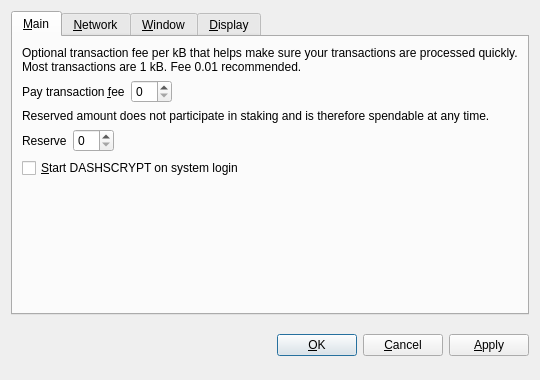
<?xml version="1.0" encoding="UTF-8"?>
<ui version="4.0">
 <class>OptionsDialog</class>
 <widget class="QDialog" name="OptionsDialog">
  <property name="geometry">
   <rect>
    <x>0</x>
    <y>0</y>
    <width>540</width>
    <height>380</height>
   </rect>
  </property>
  <property name="windowTitle">
   <string>Options</string>
  </property>
  <property name="styleSheet">
   <string notr="true">background-image: url(:/images/dashs2);</string>
  </property>
  <property name="modal">
   <bool>true</bool>
  </property>
  <layout class="QVBoxLayout" name="verticalLayout">
   <item>
    <widget class="QTabWidget" name="tabWidget">
     <property name="tabPosition">
      <enum>QTabWidget::North</enum>
     </property>
     <property name="currentIndex">
      <number>0</number>
     </property>
     <widget class="QWidget" name="tabMain">
      <attribute name="title">
       <string>&amp;Main</string>
      </attribute>
      <layout class="QVBoxLayout" name="verticalLayout_Main">
       <item>
        <widget class="QLabel" name="transactionFeeInfoLabel">
         <property name="text">
          <string>Optional transaction fee per kB that helps make sure your transactions are processed quickly. Most transactions are 1 kB. Fee 0.01 recommended.</string>
         </property>
         <property name="textFormat">
          <enum>Qt::PlainText</enum>
         </property>
         <property name="wordWrap">
          <bool>true</bool>
         </property>
        </widget>
       </item>
       <item>
        <layout class="QHBoxLayout" name="horizontalLayoutFee">
         <item>
          <widget class="QLabel" name="transactionFeeLabel">
           <property name="text">
            <string>Pay transaction &amp;fee</string>
           </property>
           <property name="textFormat">
            <enum>Qt::PlainText</enum>
           </property>
           <property name="buddy">
            <cstring>transactionFee</cstring>
           </property>
          </widget>
         </item>
         <item>
          <widget class="BitcoinAmountField" name="transactionFee"/>
         </item>
         <item>
          <spacer name="horizontalSpacerFee">
           <property name="orientation">
            <enum>Qt::Horizontal</enum>
           </property>
           <property name="sizeHint" stdset="0">
            <size>
             <width>40</width>
             <height>20</height>
            </size>
           </property>
          </spacer>
         </item>
        </layout>
       </item>
       <item>
        <widget class="QLabel" name="reserveBalanceInfoLabel">
         <property name="text">
          <string>Reserved amount does not participate in staking and is therefore spendable at any time.</string>
         </property>
         <property name="textFormat">
          <enum>Qt::PlainText</enum>
         </property>
         <property name="wordWrap">
          <bool>true</bool>
         </property>
        </widget>
       </item>
       <item>
        <layout class="QHBoxLayout" name="horizontalLayoutReserveBalance">
         <item>
          <widget class="QLabel" name="reserveBalanceLabel">
           <property name="text">
            <string>Reserve</string>
           </property>
           <property name="textFormat">
            <enum>Qt::PlainText</enum>
           </property>
           <property name="buddy">
            <cstring>reserveBalance</cstring>
           </property>
          </widget>
         </item>
         <item>
          <widget class="BitcoinAmountField" name="reserveBalance"/>
         </item>
         <item>
          <spacer name="horizontalSpacerReserveBalance">
           <property name="orientation">
            <enum>Qt::Horizontal</enum>
           </property>
           <property name="sizeHint" stdset="0">
            <size>
             <width>40</width>
             <height>20</height>
            </size>
           </property>
          </spacer>
         </item>
        </layout>
       </item>
       <item>
        <widget class="QCheckBox" name="bitcoinAtStartup">
         <property name="toolTip">
          <string>Automatically start DASHSCRYPT after logging in to the system.</string>
         </property>
         <property name="text">
          <string>&amp;Start DASHSCRYPT on system login</string>
         </property>
        </widget>
       </item>
       <item>
        <spacer name="verticalSpacer_Main">
         <property name="orientation">
          <enum>Qt::Vertical</enum>
         </property>
         <property name="sizeHint" stdset="0">
          <size>
           <width>20</width>
           <height>40</height>
          </size>
         </property>
        </spacer>
       </item>
      </layout>
     </widget>
     <widget class="QWidget" name="tabNetwork">
      <attribute name="title">
       <string>&amp;Network</string>
      </attribute>
      <layout class="QVBoxLayout" name="verticalLayout_Network">
       <item>
        <widget class="QCheckBox" name="mapPortUpnp">
         <property name="toolTip">
          <string>Automatically open the DASHSCRYPT client port on the router. This only works when your router supports UPnP and it is enabled.</string>
         </property>
         <property name="text">
          <string>Map port using &amp;UPnP</string>
         </property>
        </widget>
       </item>
       <item>
        <widget class="QCheckBox" name="connectSocks">
         <property name="toolTip">
          <string>Connect to the DASHSCRYPT network through a SOCKS proxy (e.g. when connecting through Tor).</string>
         </property>
         <property name="text">
          <string>&amp;Connect through SOCKS proxy:</string>
         </property>
        </widget>
       </item>
       <item>
        <layout class="QHBoxLayout" name="horizontalLayout_Network">
         <item>
          <widget class="QLabel" name="proxyIpLabel">
           <property name="text">
            <string>Proxy &amp;IP:</string>
           </property>
           <property name="textFormat">
            <enum>Qt::PlainText</enum>
           </property>
           <property name="buddy">
            <cstring>proxyIp</cstring>
           </property>
          </widget>
         </item>
         <item>
          <widget class="QValidatedLineEdit" name="proxyIp">
           <property name="maximumSize">
            <size>
             <width>140</width>
             <height>16777215</height>
            </size>
           </property>
           <property name="toolTip">
            <string>IP address of the proxy (e.g. 127.0.0.1)</string>
           </property>
          </widget>
         </item>
         <item>
          <widget class="QLabel" name="proxyPortLabel">
           <property name="text">
            <string>&amp;Port:</string>
           </property>
           <property name="textFormat">
            <enum>Qt::PlainText</enum>
           </property>
           <property name="buddy">
            <cstring>proxyPort</cstring>
           </property>
          </widget>
         </item>
         <item>
          <widget class="QLineEdit" name="proxyPort">
           <property name="maximumSize">
            <size>
             <width>55</width>
             <height>16777215</height>
            </size>
           </property>
           <property name="toolTip">
            <string>Port of the proxy (e.g. 9050)</string>
           </property>
          </widget>
         </item>
         <item>
          <widget class="QLabel" name="socksVersionLabel">
           <property name="text">
            <string>SOCKS &amp;Version:</string>
           </property>
           <property name="textFormat">
            <enum>Qt::PlainText</enum>
           </property>
           <property name="buddy">
            <cstring>socksVersion</cstring>
           </property>
          </widget>
         </item>
         <item>
          <widget class="QValueComboBox" name="socksVersion">
           <property name="toolTip">
            <string>SOCKS version of the proxy (e.g. 5)</string>
           </property>
          </widget>
         </item>
         <item>
          <spacer name="horizontalSpacer_Network">
           <property name="orientation">
            <enum>Qt::Horizontal</enum>
           </property>
           <property name="sizeHint" stdset="0">
            <size>
             <width>40</width>
             <height>20</height>
            </size>
           </property>
          </spacer>
         </item>
        </layout>
       </item>
       <item>
        <spacer name="verticalSpacer_Network">
         <property name="orientation">
          <enum>Qt::Vertical</enum>
         </property>
         <property name="sizeHint" stdset="0">
          <size>
           <width>20</width>
           <height>40</height>
          </size>
         </property>
        </spacer>
       </item>
      </layout>
     </widget>
     <widget class="QWidget" name="tabWindow">
      <attribute name="title">
       <string>&amp;Window</string>
      </attribute>
      <layout class="QVBoxLayout" name="verticalLayout_Window">
       <item>
        <widget class="QCheckBox" name="minimizeToTray">
         <property name="toolTip">
          <string>Show only a tray icon after minimizing the window.</string>
         </property>
         <property name="text">
          <string>&amp;Minimize to the tray instead of the taskbar</string>
         </property>
        </widget>
       </item>
       <item>
        <widget class="QCheckBox" name="minimizeOnClose">
         <property name="toolTip">
          <string>Minimize instead of exit the application when the window is closed. When this option is enabled, the application will be closed only after selecting Quit in the menu.</string>
         </property>
         <property name="text">
          <string>M&amp;inimize on close</string>
         </property>
        </widget>
       </item>
       <item>
        <spacer name="verticalSpacer_Window">
         <property name="orientation">
          <enum>Qt::Vertical</enum>
         </property>
         <property name="sizeHint" stdset="0">
          <size>
           <width>20</width>
           <height>40</height>
          </size>
         </property>
        </spacer>
       </item>
      </layout>
     </widget>
     <widget class="QWidget" name="tabDisplay">
      <attribute name="title">
       <string>&amp;Display</string>
      </attribute>
      <layout class="QVBoxLayout" name="verticalLayout_Display">
       <item>
        <layout class="QHBoxLayout" name="horizontalLayout_1_Display">
         <item>
          <widget class="QLabel" name="langLabel">
           <property name="text">
            <string>User Interface &amp;language:</string>
           </property>
           <property name="textFormat">
            <enum>Qt::PlainText</enum>
           </property>
           <property name="buddy">
            <cstring>lang</cstring>
           </property>
          </widget>
         </item>
         <item>
          <widget class="QValueComboBox" name="lang">
           <property name="toolTip">
            <string>The user interface language can be set here. This setting will take effect after restarting DASHSCRYPT.</string>
           </property>
          </widget>
         </item>
        </layout>
       </item>
       <item>
        <layout class="QHBoxLayout" name="horizontalLayout_2_Display">
         <item>
          <widget class="QLabel" name="unitLabel">
           <property name="text">
            <string>&amp;Unit to show amounts in:</string>
           </property>
           <property name="textFormat">
            <enum>Qt::PlainText</enum>
           </property>
           <property name="buddy">
            <cstring>unit</cstring>
           </property>
          </widget>
         </item>
         <item>
          <widget class="QValueComboBox" name="unit">
           <property name="toolTip">
            <string>Choose the default subdivision unit to show in the interface and when sending coins.</string>
           </property>
          </widget>
         </item>
        </layout>
       </item>
       <item>
        <widget class="QCheckBox" name="displayAddresses">
         <property name="toolTip">
          <string>Whether to show DASHSCRYPT addresses in the transaction list or not.</string>
         </property>
         <property name="text">
          <string>&amp;Display addresses in transaction list</string>
         </property>
        </widget>
       </item>
       <item>
        <widget class="QCheckBox" name="coinControlFeatures">
         <property name="toolTip">
          <string>Whether to show coin control features or not.</string>
         </property>
         <property name="text">
          <string>Display coin &amp;control features (experts only!)</string>
         </property>
        </widget>
       </item>
       <item>
        <spacer name="verticalSpacer_Display">
         <property name="orientation">
          <enum>Qt::Vertical</enum>
         </property>
         <property name="sizeHint" stdset="0">
          <size>
           <width>20</width>
           <height>40</height>
          </size>
         </property>
        </spacer>
       </item>
      </layout>
     </widget>
    </widget>
   </item>
   <item>
    <layout class="QHBoxLayout" name="horizontalLayout_Buttons">
     <item>
      <spacer name="horizontalSpacer_1">
       <property name="orientation">
        <enum>Qt::Horizontal</enum>
       </property>
       <property name="sizeHint" stdset="0">
        <size>
         <width>40</width>
         <height>48</height>
        </size>
       </property>
      </spacer>
     </item>
     <item>
      <widget class="QLabel" name="statusLabel">
       <property name="font">
        <font>
         <weight>75</weight>
         <bold>true</bold>
        </font>
       </property>
       <property name="text">
        <string/>
       </property>
       <property name="textFormat">
        <enum>Qt::PlainText</enum>
       </property>
       <property name="wordWrap">
        <bool>true</bool>
       </property>
      </widget>
     </item>
     <item>
      <spacer name="horizontalSpacer_2">
       <property name="orientation">
        <enum>Qt::Horizontal</enum>
       </property>
       <property name="sizeHint" stdset="0">
        <size>
         <width>40</width>
         <height>48</height>
        </size>
       </property>
      </spacer>
     </item>
     <item>
      <widget class="QPushButton" name="okButton">
       <property name="text">
        <string>&amp;OK</string>
       </property>
      </widget>
     </item>
     <item>
      <widget class="QPushButton" name="cancelButton">
       <property name="text">
        <string>&amp;Cancel</string>
       </property>
       <property name="autoDefault">
        <bool>false</bool>
       </property>
      </widget>
     </item>
     <item>
      <widget class="QPushButton" name="applyButton">
       <property name="text">
        <string>&amp;Apply</string>
       </property>
       <property name="autoDefault">
        <bool>false</bool>
       </property>
      </widget>
     </item>
    </layout>
   </item>
  </layout>
 </widget>
 <customwidgets>
  <customwidget>
   <class>BitcoinAmountField</class>
   <extends>QSpinBox</extends>
   <header>bitcoinamountfield.h</header>
   <container>1</container>
  </customwidget>
  <customwidget>
   <class>QValueComboBox</class>
   <extends>QComboBox</extends>
   <header>qvaluecombobox.h</header>
  </customwidget>
  <customwidget>
   <class>QValidatedLineEdit</class>
   <extends>QLineEdit</extends>
   <header>qvalidatedlineedit.h</header>
  </customwidget>
 </customwidgets>
 <resources/>
 <connections/>
</ui>
